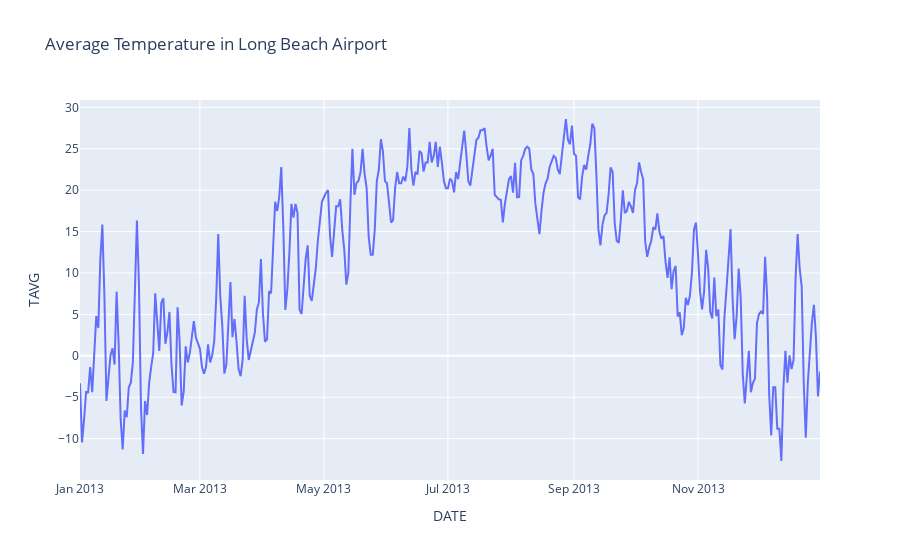

The notebook cell this image was saved under:
### Code cell
# plot the data using plotly
import plotly.express  as px
fig = px.line(df, x="DATE", y="TAVG", title='Average Temperature in Long Beach Airport')
fig.show()

### Figure 1 — Plotly figure (JSON) as saved in the notebook; plotly's stock layout.template omitted (floating-point values rounded to 4 significant figures; data arrays with more than 128 entries replaced by an {"elided": "..."} marker saying what was removed)
{"data": [{"hovertemplate": "DATE=%{x}<br>TAVG=%{y}<extra></extra>", "legendgroup": "", "line": {"color": "#636efa", "dash": "solid"}, "marker": {"symbol": "circle"}, "mode": "lines", "name": "", "orientation": "v", "showlegend": false, "type": "scatter", "x": {"elided": "365 str values"}, "xaxis": "x", "y": {"elided": "365 float values"}, "yaxis": "y"}], "layout": {"legend": {"tracegroupgap": 0}, "title": {"text": "Average Temperature in Long Beach Airport"}, "xaxis": {"anchor": "y", "domain": [0, 1], "title": {"text": "DATE"}}, "yaxis": {"anchor": "x", "domain": [0, 1], "title": {"text": "TAVG"}}}}
